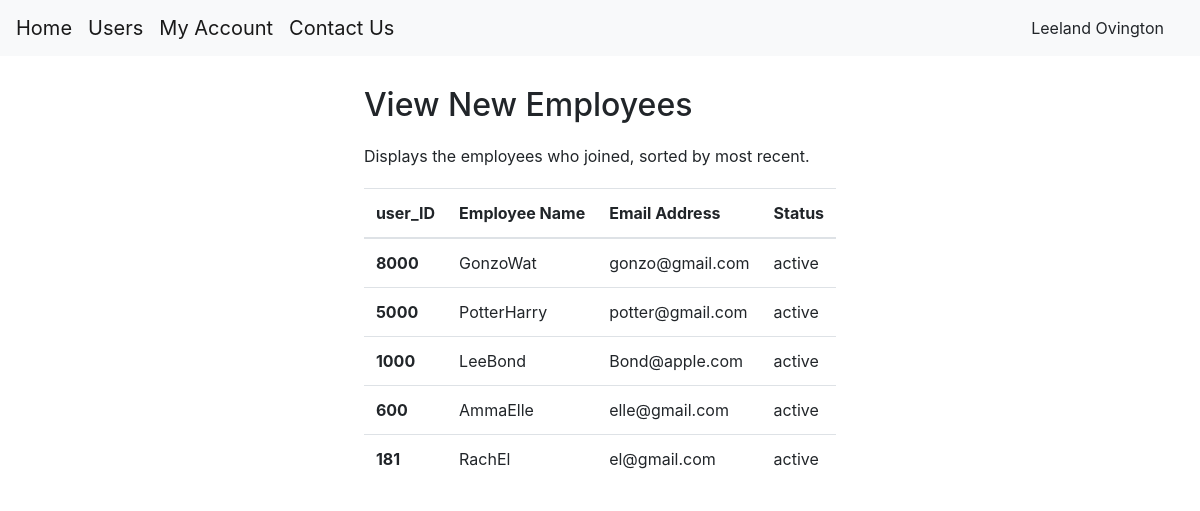
The page /employer/view-employees.php (signed in) on the database its author committed.
### tables this page shows
CREATE TABLE user_account (
user_ID integer AUTO_INCREMENT,
email varchar(100),
sa_ID integer,
password varchar(100),
first_name varchar(100),
last_name varchar(100),
status varchar(100) DEFAULT 'active',
balance real DEFAULT 0,
PRIMARY KEY (user_ID),
FOREIGN KEY (sa_ID) REFERENCES suffering_account(sa_ID)
);

### employer/view-employees.php (the view, shortened to what this page needs)
<?php
    require '../src/DatabaseConnection.php';
?>
<!DOCTYPE html>
<html>
    <head>
        <link rel="stylesheet" href="../includes/bootstrap/css/bootstrap.min.css" />
    </head>
    <body>
        <?php
            $theEmail = $_SESSION["user_email"];
            $displayName = $conn->prepare("SELECT first_name, last_name FROM user_account acc WHERE email = :theEmail ");
            $displayName->bindParam(':theEmail', $theEmail);
            $displayName->execute();
            $fullName = $displayName->fetchAll(PDO::FETCH_NUM);
            foreach($fullName as $partName){
                $first_name = $partName[0];
                $last_name = $partName[1];
            }
            $sqlEmployees = $conn->prepare("SELECT acc.user_ID, acc.first_name, acc.last_name, acc.email, acc.status FROM user_account acc, employee em WHERE acc.user_ID = em.user_ID ORDER BY acc.user_ID DESC");
            $sqlEmployees->execute();
            $employees = $sqlEmployees->fetchAll(PDO::FETCH_NUM);
        ?>
        <nav class="navbar navbar-expand-lg navbar-light bg-light">
            <a class="navbar-brand" href="/COMP353-SUMMER2020/employer/home.php">Home</a>
            <a class="navbar-brand" href="/COMP353-SUMMER2020/employer/view-employees.php">Users</a>
            <a class="navbar-brand" href="/COMP353-SUMMER2020/employer/account.php">My Account</a>
            <a class="navbar-brand" href="/COMP353-SUMMER2020/employer/contact.php">Contact Us</a>
            <div class="collapse navbar-collapse" id="navbarSupportedContent">
                <div style="margin-right: 20px"><?php echo $first_name, ' ', $last_name ?></div>
            </div>
        </nav>
        <div style="width: fit-content; margin: auto; margin-top: 30px;">
        <h2 style="margin-bottom:20px;">View New Employees</h2>
            <div style="margin-bottom: 20px;">Displays the employees who joined, sorted by most recent.</div>
            <table class="table">
                <thead>
                    <tr>
                        <th scope="col">user_ID</th>
                        <th scope="col">Employee Name</th>
                        <th scope="col">Email Address</th>
                        <th scope="col">Status</th>
                    </tr>
                </thead>
                <tbody>
                    <tr>
                        <?php foreach($employees as $employee){ ?>
                        <th scope="row"><?php echo $employee[0] ?></th>
                        <td><?php  echo $employee[1], $employee[2] ?></td>
                        <td><?php echo $employee[3] ?></td>
                        <td><?php echo $employee[4] ?></td>
                    </tr>
                    <?php } ?>
                </tbody>
            </table>
        </div>
    </body>
</html>

### rows shown on the page
user_account: first_name "Leeland", last_name "Ovington"
user_account: user_ID "8000", first_name "Gonzo", last_name "Wat", email "gonzo@gmail.com", status "active"
user_account: user_ID "5000", first_name "Potter", last_name "Harry", email "potter@gmail.com", status "active"
user_account: user_ID "1000", first_name "Lee", last_name "Bond", email "Bond@apple.com", status "active"
user_account: user_ID "600", first_name "Amma", last_name "Elle", email "elle@gmail.com", status "active"
user_account: user_ID "181", first_name "Rach", last_name "El", email "el@gmail.com", status "active"
